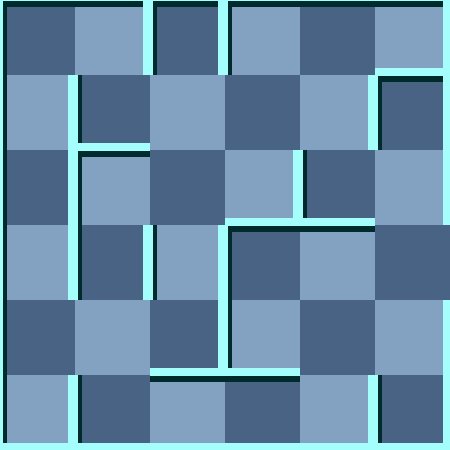

Rendered tile map (Tiled .tmx) drawn with the repository's tilesets; below, a short description and the map source with its tile grids summarised:
An orthogonal 6x6 tile map with 75x75 px tiles, 2 tile layers (background, 块层 1) and 5 objects (Exit, Trap, WhiteMummy, Scorpion, Player).

<map version="1.0" orientation="orthogonal" width="6" height="6" tilewidth="75" tileheight="75">
 <tileset firstgid="1" name="wall" tilewidth="75" tileheight="75">
  <image source="gfx/wall.png" width="300" height="375" />
  <tile id="0">
   <properties>
    <property name="ValOfWall" value="0" />
   </properties>
  </tile>
  <tile id="1">
   <properties>
    <property name="ValOfWall" value="1" />
   </properties>
  </tile>
  <tile id="2">
   <properties>
    <property name="ValOfWall" value="2" />
   </properties>
  </tile>
  <tile id="3">
   <properties>
    <property name="ValOfWall" value="3" />
   </properties>
  </tile>
  <tile id="4">
   <properties>
    <property name="ValOfWall" value="4" />
   </properties>
  </tile>
  <tile id="5">
   <properties>
    <property name="ValOfWall" value="5" />
   </properties>
  </tile>
  <tile id="6">
   <properties>
    <property name="ValOfWall" value="6" />
   </properties>
  </tile>
  <tile id="7">
   <properties>
    <property name="ValOfWall" value="7" />
   </properties>
  </tile>
  <tile id="8">
   <properties>
    <property name="ValOfWall" value="8" />
   </properties>
  </tile>
  <tile id="9">
   <properties>
    <property name="ValOfWall" value="9" />
   </properties>
  </tile>
  <tile id="10">
   <properties>
    <property name="ValOfWall" value="10" />
   </properties>
  </tile>
  <tile id="11">
   <properties>
    <property name="ValOfWall" value="11" />
   </properties>
  </tile>
  <tile id="12">
   <properties>
    <property name="ValOfWall" value="12" />
   </properties>
  </tile>
  <tile id="13">
   <properties>
    <property name="ValOfWall" value="13" />
   </properties>
  </tile>
  <tile id="14">
   <properties>
    <property name="ValOfWall" value="14" />
   </properties>
  </tile>
  <tile id="15">
   <properties>
    <property name="ValOfWall" value="15" />
   </properties>
  </tile>
  <tile id="18">
   <properties>
    <property name="ValOfWall" value="-1" />
   </properties>
  </tile>
 </tileset>
 <layer name="background" width="6" height="6">
  <data>[36 cells, 36 non-empty, 2 distinct tile ids]</data>
 </layer>
 <layer name="块层 1" width="6" height="6">
  <data>[36 cells, 36 non-empty, 13 distinct tile ids]</data>
 </layer>
 <objectgroup name="对象层 1" width="6" height="6">
  <object name="Exit" x="450" y="225" />
  <object name="Trap" x="300" y="225">
   <properties>
    <property name="value" value="8" />
   </properties>
  </object>
  <object name="WhiteMummy" x="375" y="300">
   <properties>
    <property name="value" value="21" />
   </properties>
  </object>
  <object name="Scorpion" x="225" y="375">
   <properties>
    <property name="value" value="25" />
   </properties>
  </object>
  <object name="Player" x="300" y="0">
   <properties>
    <property name="value" value="1" />
   </properties>
  </object>
 </objectgroup>
</map>
